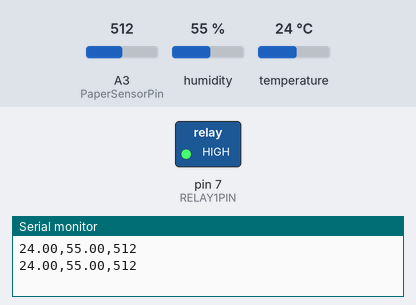
A sketch run on a simulated Arduino Uno, built with avr-gcc and run on an emulated ATmega328P. On the bench: switched loads named in the sketch (green lamp = pin HIGH), the last lines printed to the serial monitor. Inputs (shaded band) come from the test bench; at power-on: humidity 55 %, A3 (PaperSensorPin) = 512, temperature 24 °C.

Above: at 1.8 s.
1.9 s: humidity set to 88 %
3.4 s: humidity set to 92 %
At 5.4 s:
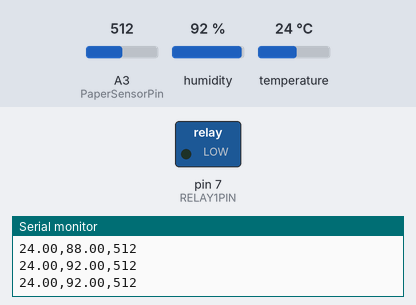
5.8 s: humidity set to 51 %
7.6 s: humidity set to 48 %
At 9.8 s:
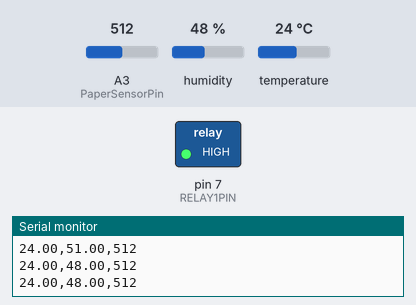
10.1 s: humidity set to 91 %
At 11.2 s:
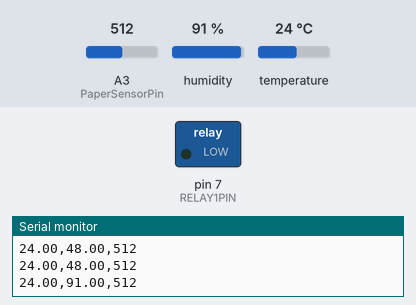
Timing chart, 0 to 13.1 s (numbered marks = the images above; inputs shaded):
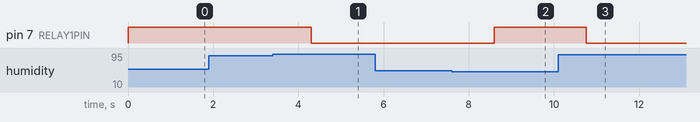

The sketch:

CSV_BT_FAN_NoHeatPad.ino
```cpp
#include <dht11.h>
#include <SoftwareSerial.h> // Include the SoftwareSerial library

// Pin definitions
#define DHT11PIN A0   // Define pin A0 for DHT11 sensor
#define RELAY1PIN 7   // Define pin 7 for Fan 1 relay

#define HC05_TX 10    // Define pin 10 as HC-05 TX
#define HC05_RX 11    // Define pin 11 as HC-05 RX

#define PaperSensorPin A3 // Define pin A3 for the paper sensor

// Sensor and communication objects
dht11 DHT11;
SoftwareSerial Bluetooth(HC05_TX, HC05_RX); // Create a Bluetooth serial object

// Global variables
bool fan1On = false; // Keeps track of Fan 1 state.  Start with fan off.
int PaperSensorValue = 0; // Variable to store paper sensor reading

void setup() {
  // Initialize Serial Communication
  Serial.begin(9600);         // Start serial communication for monitoring
  Bluetooth.begin(9600);      // Start communication with HC-05 module

  // Initialize relay pins as outputs
  pinMode(RELAY1PIN, OUTPUT);

  // Ensure both fans are off at the start
  digitalWrite(RELAY1PIN, HIGH); // Initialize fan to OFF (HIGH for active low)
}

void loop() {
  // Read DHT11 sensor
  int chk = DHT11.read(DHT11PIN);
  float humidity = (float)DHT11.humidity;
  float temperature = (float)DHT11.temperature;

  // Fan control logic
  if (humidity >= 90 && !fan1On) {
    digitalWrite(RELAY1PIN, LOW);  // Turn on Fan 1 (LOW for active low relay)
    fan1On = true;

    Bluetooth.println("Fan 1 turned ON");
  }
  else if (humidity < 50 && fan1On)
  {
    digitalWrite(RELAY1PIN, HIGH); // Turn off Fan 1 (HIGH for active low relay)
    fan1On = false;

    Bluetooth.println("Fan 1 turned OFF");
  }

  // Read Paper Sensor
  PaperSensorValue = analogRead(PaperSensorPin);

  // Send temperature, humidity, and paper sensor value in CSV format
  Serial.print(temperature, 2);
  Serial.print(",");
  Serial.print(humidity, 2);
  Serial.print(",");
  Serial.println(PaperSensorValue);

  // Send humidity value to phone via Bluetooth
  Bluetooth.print("Humidity: ");
  Bluetooth.print(humidity, 2);
  Bluetooth.println("%");

  // Send Paper Sensor Value via Bluetooth
  Bluetooth.print("Paper Sensor Value: ");
  Bluetooth.println(PaperSensorValue);

  // Delay for sensor stability
  delay(1000);
}
```

Measured:
- the behaviour switches between 89 and 90 % on humidity (found by bisection; images 0 and 1)
- the behaviour switches between 50 and 49 % on humidity (found by bisection; images 1 and 2)
- after the input at 3.4 s, pin 7 (RELAY1PIN): HIGH → LOW after 0.90 s
- after the input at 7.6 s, pin 7 (RELAY1PIN): LOW → HIGH after 1.0 s
- after the input at 10.1 s, pin 7 (RELAY1PIN): HIGH → LOW after 0.66 s
